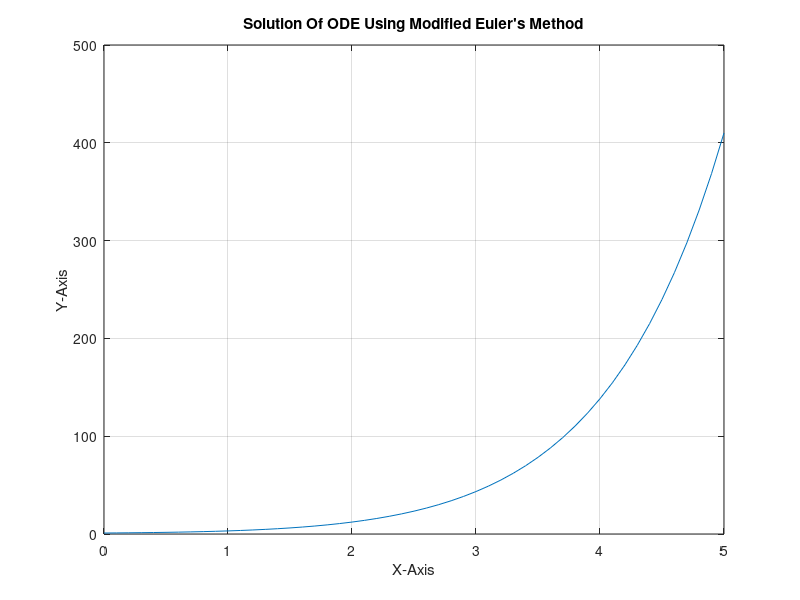

Write the MATLAB code that produced this figure.
%Euler's Modified Method to Solve ODE
%TITAS P-442 EX-17
clear all
clc
f = @(x, y) (x.^2 + y);
xVal(1) = 0;
yVal(1) = 1;
h = 0.1;
u = input("Enter a Point to Find it's Solution: ");
n = round(u / h) + 1;
for i = 2 : n
    xVal(i) = xVal(i - 1) + h;
end
for i = 2 : length(xVal)
    temp = 0;
    yVal(i) = yVal(i - 1) + h * f(xVal(i - 1), yVal(i - 1));
    for j = 1 : 10
       yVal(i) = yVal(i - 1) + (h/2) * (f(xVal(i - 1), yVal(i - 1)) + f(xVal(i), yVal(i)));
       if(yVal(i) == temp)
           break;
       else
           temp = yVal(i);
       end
     end
end
fprintf("The Solution Of The Given ODE at Point(x = %.2f): %.4f\n", u, yVal(length(yVal)));
plot(xVal, yVal)
hold on
title("Solution Of ODE Using Modified Euler's Method")
grid on
xlabel('X-Axis'); ylabel('Y-Axis')
hold off